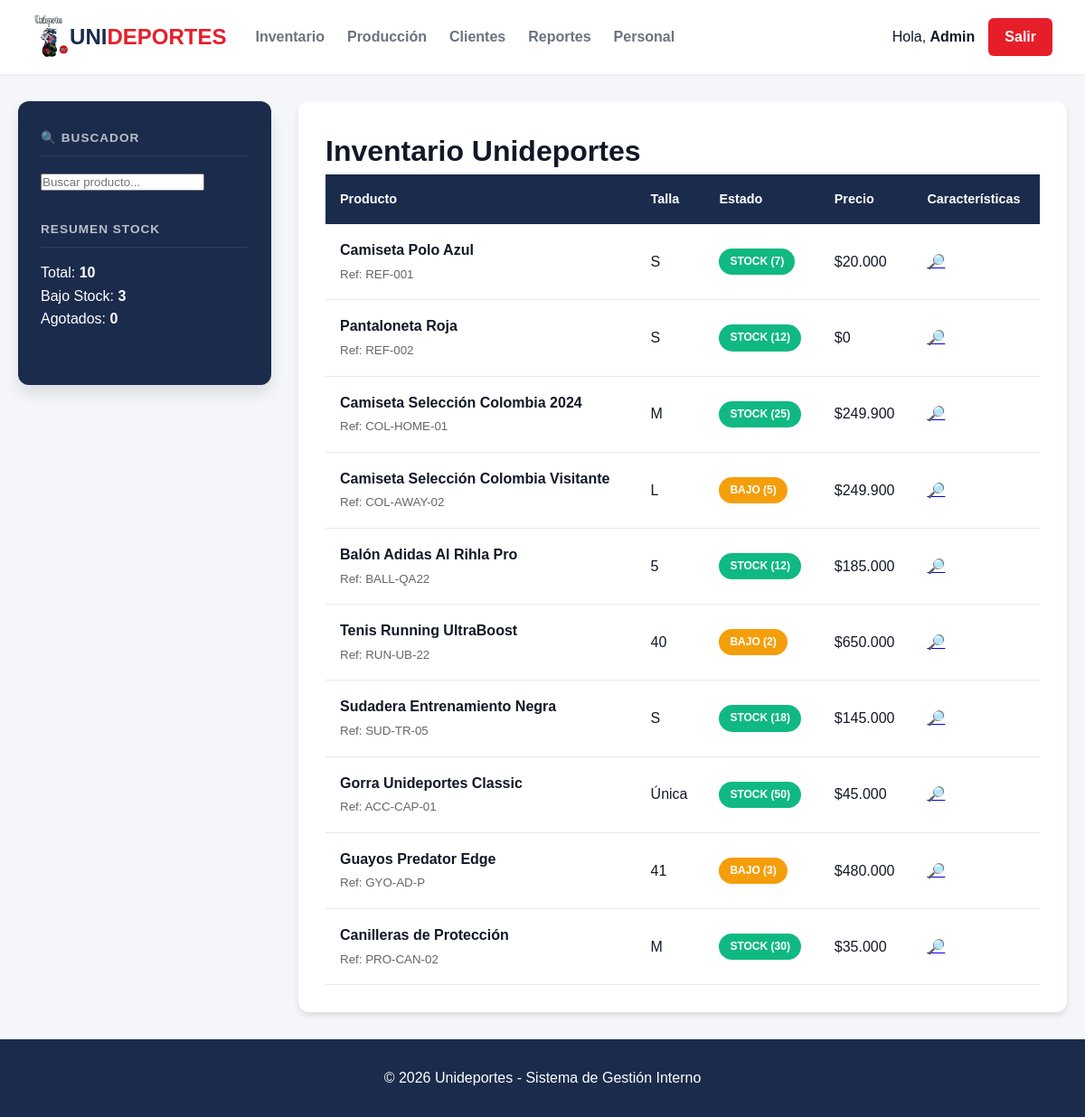
Screenshot of /views/inventario.php (signed in) with the database file from the repository.
### tables this page shows
CREATE TABLE IF NOT EXISTS `productos` (
  `id` int(11) NOT NULL AUTO_INCREMENT,
  `nombre` varchar(100) NOT NULL,
  `referencia` varchar(50) NOT NULL,
  `categoria` varchar(50) DEFAULT NULL,
  `talla` varchar(10) DEFAULT NULL,
  `stock` int(11) DEFAULT 0,
  `precio` decimal(10,2) NOT NULL,
  `created_at` timestamp NOT NULL DEFAULT current_timestamp(),
  PRIMARY KEY (`id`),
  UNIQUE KEY `referencia` (`referencia`)
);

### views/inventario.php (called while the page is built)
<?php
require_once __DIR__ . '/../models/inventario.php';

### models/inventario.php (the view, shortened to what this page needs)
<?php
$conn = connection();
include(__DIR__ . "/../views/header.php");
$total_prod = mysqli_fetch_array(mysqli_query($conn, "SELECT COUNT(*) as t FROM productos"))['t'] ?? 0;
$stock_bajo = mysqli_fetch_array(mysqli_query($conn, "SELECT COUNT(*) as b FROM productos WHERE stock > 0 AND stock <= 5"))['b'] ?? 0;
$agotados   = mysqli_fetch_array(mysqli_query($conn, "SELECT COUNT(*) as a FROM productos WHERE stock = 0"))['a'] ?? 0;
$query = mysqli_query($conn, "SELECT * FROM productos");
?>
<div class="container admin-layout">
    <aside class="sidebar-panel">
        <div class="sidebar-section">
            <h3>🔍 Buscador</h3>
            <input type="text" id="inputBusqueda" placeholder="Buscar producto..." class="sidebar-input">
        </div>
        <div class="sidebar-section">
            <h3> Resumen Stock</h3>
            <div class="stat-box">Total: <strong><?= $total_prod ?></strong></div>
            <div class="stat-box warning">Bajo Stock: <strong><?= $stock_bajo ?></strong></div>
            <div class="stat-box danger">Agotados: <strong><?= $agotados ?></strong></div>
        </div>
    </aside>
    <main class="main-content-panel">
        <div class="header-carapteristicas">
            <h1>Inventario Unideportes</h1>
        </div>
        <table class="tabla-maestra">
            <thead>
                <tr>
                    <th>Producto</th>
                    <th>Talla</th>
                    <th>Estado</th>
                    <th>Precio</th>
                    <th>Características</th>
                </tr>
            </thead>
            <tbody id="tablaProductos">
                <?php while($row = mysqli_fetch_array($query)): ?>
                <tr>
                    <td style="text-align: left;">
                        <strong><?= $row['nombre'] ?></strong><br>
                        <small style="color: #666;">Ref: <?= $row['referencia'] ?></small>
                    </td>
                    <td><span class="talla-badge"><?= $row['talla'] ?></span></td>
                    <td>
                        <?php
                            $s = $row['stock'];
                            if($s == 0) echo "<span class='badge rojo'>AGOTADO</span>";
                            elseif($s <= 5) echo "<span class='badge naranja'>BAJO ($s)</span>";
                            else echo "<span class='badge verde'>STOCK ($s)</span>";
                        ?>
                    </td>
                    <td>$<?= number_format($row['precio'], 0, ',', '.') ?></td>
                    <td>
                        <a href="detalle_prod.php?id=<?= $row['id'] ?>" class="btn-action view" title="Ver detalle">🔎</a>
                    </td>
                </tr>
                <?php endwhile; ?>
            </tbody>
        </table>
    </main>
</div>
<footer class="main-footer">
    <div class="container">
        <p>&copy; <?php echo date("Y"); ?> Unideportes - Sistema de Gestión Interno</p>
    </div>
</footer>

### assets/CSS/style.css (style rules this page uses)
:root { --primary: #E61E2A; --primary-dark: #c91a25; --navy: #1A2B4C; --bg: #f4f6f9; --card: #ffffff; --text: #111827; --text-light: #6B7280; --border: #e5e7eb; --success: #10b981; --warning: #f59e0b; --danger: #ef4444; --radius: 12px; --radius-sm: 6px; --shadow-sm: 0 1px 2px rgba(0,0,0,0.05); --shadow-md: 0 4px 6px rgba(0,0,0,0.1); --shadow-lg: 0 10px 15px rgba(0,0,0,0.1); --font-main: 'Quattrocento', sans-serif; }
*, *::before, *::after { margin: 0; padding: 0; box-sizing: border-box; }
body { font-family: var(--font-main); background-color: var(--bg); color: var(--text); line-height: 1.6; min-height: 100vh; display: flex; flex-direction: column; }
.admin-layout { display: flex; gap: 30px; padding: 30px 20px; max-width: 1300px; margin: 0 auto; width: 100%; flex: 1; }
.sidebar-panel { width: 280px; background: var(--navy); color: white; padding: 30px 25px; border-radius: var(--radius); box-shadow: var(--shadow-lg); flex-shrink: 0; height: fit-content; position: sticky; top: 80px; }
.sidebar-section { margin-bottom: 30px; }
.sidebar-section h3 { font-size: 0.85rem; text-transform: uppercase; letter-spacing: 1px; margin-bottom: 15px; color: rgba(255,255,255,0.7); border-bottom: 1px solid rgba(255,255,255,0.1); padding-bottom: 8px; }
.main-content-panel { flex-grow: 1; background: var(--card); padding: 30px; border-radius: var(--radius); box-shadow: var(--shadow-md); width: 100%; }
.tabla-maestra { width: 100%; border-collapse: collapse; min-width: 600px; background: white; }
.tabla-maestra th { background: var(--navy); color: white; padding: 16px; text-align: left; font-weight: 600; font-size: 0.9rem; }
.tabla-maestra td { padding: 16px; border-bottom: 1px solid var(--border); color: var(--text); }
.badge { padding: 5px 12px; border-radius: 20px; color: white; font-size: 0.75rem; font-weight: 700; display: inline-block; }
.badge.naranja { background: var(--warning); }
.badge.verde { background: var(--success); }
footer.main-footer { background: var(--navy); color: white; text-align: center; padding: 30px 0; margin-top: auto; }

### rows the page displays
productos: nombre "Camiseta Polo Azul", referencia "REF-001", talla "S", stock "7", precio "20.000"
productos: nombre "Pantaloneta Roja", referencia "REF-002", talla "S", stock "12", precio "0"
productos: nombre "Camiseta Selección Colombia 2024", referencia "COL-HOME-01", talla "M", stock "25", precio "249.900"
productos: nombre "Camiseta Selección Colombia Visitante", referencia "COL-AWAY-02", talla "L", stock "5", precio "249.900"
productos: nombre "Balón Adidas Al Rihla Pro", referencia "BALL-QA22", talla "5", stock "12", precio "185.000"
productos: nombre "Tenis Running UltraBoost", referencia "RUN-UB-22", talla "40", stock "2", precio "650.000"
productos: nombre "Sudadera Entrenamiento Negra", referencia "SUD-TR-05", talla "S", stock "18", precio "145.000"
productos: nombre "Gorra Unideportes Classic", referencia "ACC-CAP-01", talla "Única", stock "50", precio "45.000"
productos: nombre "Guayos Predator Edge", referencia "GYO-AD-P", talla "41", stock "3", precio "480.000"
productos: nombre "Canilleras de Protección", referencia "PRO-CAN-02", talla "M", stock "30", precio "35.000"

### other values shown
$usuario_nombre "Admin"
$total_prod "10"
$stock_bajo "3"
$agotados "0"
